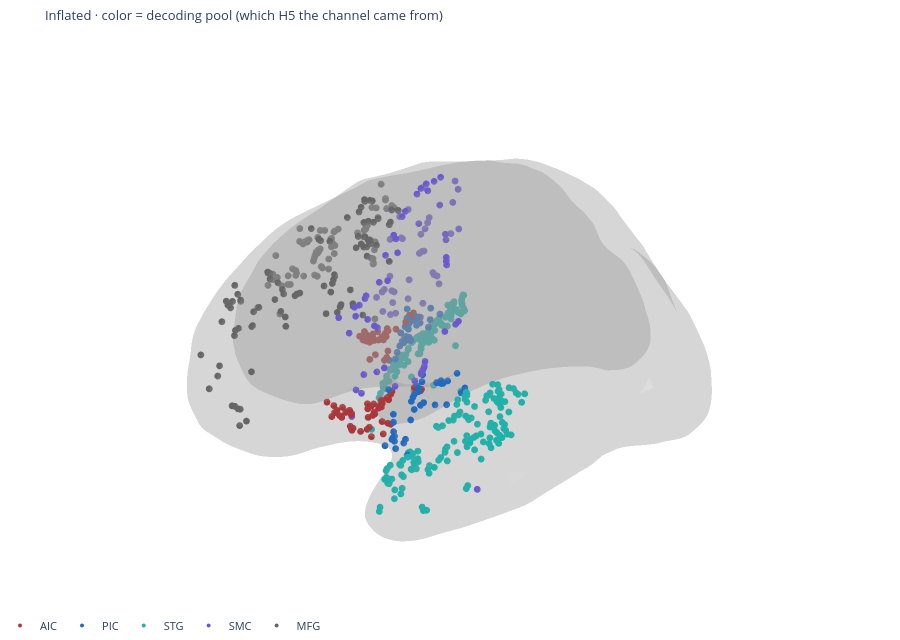

Notebook code cell kept with this figure:
### Code cell
ready = plot_df.dropna(subset=["x_t", "y_t", "z_t"]).drop_duplicates("channel")
print(f"electrodes with template coords: {len(ready)}")

fig = show_interactive_brain(
    ready,
    color_col="decode_roi",
    color_map=ROI_COLOR,
    title="Inflated · color = decoding pool (which H5 the channel came from)",
    html_name="lexicality_electrodes_inflated_by_decode_roi.html",
    surface="inflated",
)
